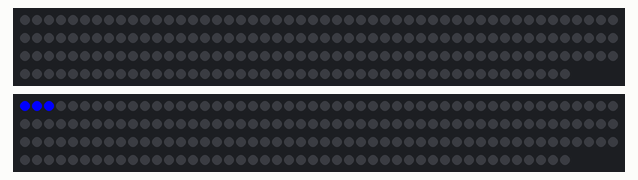
A program run on a simulated ESP8266 (NodeMCU). Parts: 2 × 196 RGB LEDs in strip order, left to right, continuing on the next row. Dim RGB values are drawn brighter than linear; random numbers use the default seed unless the program sets one; not simulated (calls return 0 or success): wifi_creds.hpp.

Above: at 0.1 s.
At 4.95 s:
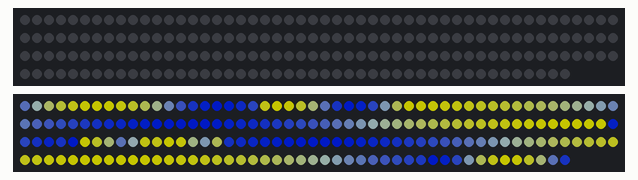
At 9.84 s:
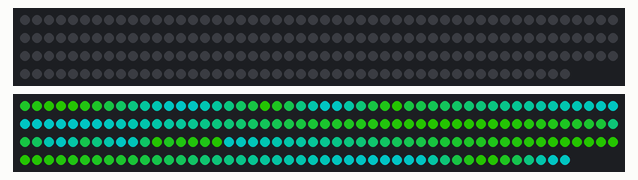
At 19.93 s:
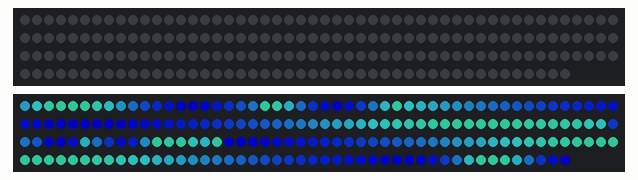
At 29.71 s:
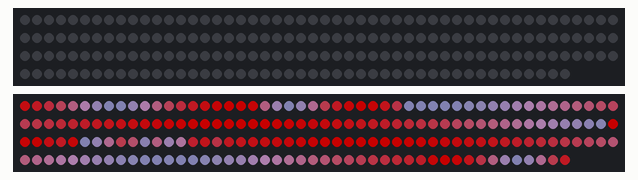
At 39.8 s:
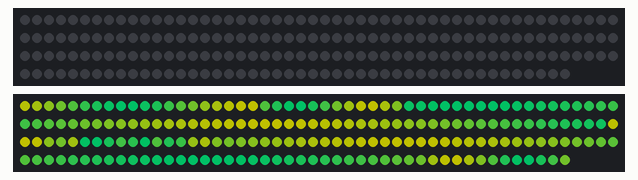

The program:

main.cpp
```cpp
#include "led_constants.hpp"
#include "led_strip.hpp"
#include "shield_crest.hpp"
#include "wifi_creds.hpp"

#include "FastLED.h"

#include <NeoPixelBus.h>

const uint8_t dummyVal = 2; // Output pin, but ignored for Esp8266
NeoPixelBus<NeoGrbFeature, NeoEsp8266Uart1Ws2812xMethod> strip(NUM_LEDS, dummyVal);

// #include <ESP8266WiFi.h>
// #include <ESPAsyncTCP.h>
// #include <ESPAsyncWebServer.h>
// #include <ArduinoOTA.h>

// AsyncWebServer server(80);

// void notFound(AsyncWebServerRequest* request)
// {
//     request->send(404, "text/plain", "Not found");
// }

void setup()
{
    strip.Begin();
    strip.Show();

    // TODO: Add mDNS, I'm too lazy to remember IP-addresses
    // WiFi.begin(SSID_HOME, SSID_PASS);
    // if (WiFi.waitForConnectResult() != WL_CONNECTED)
    // {
    //     // Fails after 60s. TODO: Create a warning blink.
    // }
    // else
    // {
    //     // Create a "Connected blink."
    // }

    // server.on("/", HTTP_GET,
    //           [](AsyncWebServerRequest* request) { request->send(200, "text/plain", "Hello, ESP-01 is online!"); });
    // server.onNotFound(notFound);
    // server.begin();

    // TODO: find something for this. Get webserver online, read NTP
    random16_set_seed(12345);
}

void loop()
{
    ShieldCrest zelda_shield{};
    while (1)
    {
        zelda_shield.Display();
        // TODO: add webserver, add OTA
    }
}
```

crest_mapping.cpp
```cpp
#include "crest_mapping.hpp"

MappedPart::MappedPart(CrestParts crest_part, uint8_t&& start_led, uint8_t&& end_led)
    : part{crest_part}, start_range{start_led}, end_range{end_led}
{
}

MappedShield::MappedShield()
{
    // Exact mapping of the LEDs to the parts on the shield. The entire thing contains 196 LEDs.
    // TODO: This should be doable in some constexpr way.
    PartsList[CrestParts::CentreBody] = MappedPart{CrestParts::CentreBody, 0U, 19U};
    PartsList[CrestParts::LeftClaw] = MappedPart{CrestParts::LeftClaw, 20U, 31U};
    PartsList[CrestParts::LeftWing] = MappedPart{CrestParts::LeftWing, 32U, 98U};
    PartsList[CrestParts::LeftTriangle] = MappedPart{CrestParts::LeftTriangle, 99U, 104U};
    PartsList[CrestParts::TopTriangle] = MappedPart{CrestParts::TopTriangle, 105U, 110U};
    PartsList[CrestParts::RightTriangle] = MappedPart{CrestParts::RightTriangle, 111U, 116U};
    PartsList[CrestParts::RightWing] = MappedPart{CrestParts::RightWing, 117U, 183U};
    PartsList[CrestParts::RightClaw] = MappedPart{CrestParts::RightClaw, 184U, 195U};
    PartsList[CrestParts::All] = MappedPart{CrestParts::All, 0U, 195U};
}

const MappedPart& MappedShield::getPart(CrestParts part) const
{
    return this->PartsList[part];
}
```

crest_mapping.hpp
```cpp
#pragma once

#include <Arduino.h>

//! @brief Collection of the different parts of the crest.
enum CrestParts
{
    TopTriangle,
    LeftTriangle,
    RightTriangle,
    LeftWing,
    RightWing,
    CentreBody,
    LeftClaw,
    RightClaw,
    All
};

//! @brief Representation for a single part of the crest. Each part has a start and end index for the LEDs.
struct MappedPart
{
    CrestParts part{};
    uint8_t start_range{};
    uint8_t end_range{};

    MappedPart(CrestParts crest_part, uint8_t&& start_led, uint8_t&& end_led);
    MappedPart(){};
};

//! @brief Representation of the crest based with its different parts.
struct MappedShield
{
    MappedPart PartsList[9U];
    MappedShield();

    const MappedPart& getPart(CrestParts part) const;
};
```

led_constants.hpp
```cpp
#pragma once

#include <Arduino.h>

constexpr uint8_t NUM_LEDS{196U}; // Change this to match the count on the LED strip.
constexpr uint8_t LED_PIN{2U};    // Pin for the data line. Do not forget ~330Ω resistor.

// A bit of math. I'll assume the compiler optimizes most of it away.
constexpr uint32_t MAX_CURRENT_LED{60U};                          // 20mA per color.
constexpr uint32_t MAX_CURRENT_DRAWN{NUM_LEDS * MAX_CURRENT_LED}; //~12.000 mA.

//! @warning Do not exceed the current of the power supply.
constexpr uint32_t MAX_CURRENT_SUPPLY{2300U}; // 2.5A minus a small buffer. Don't forget the ESP-01 also needs power.

constexpr uint32_t MAX_LED_LVL{255u};
constexpr uint32_t LED_COLORS{3U};
constexpr uint32_t MAX_LED_LEVELS{NUM_LEDS * MAX_LED_LVL * LED_COLORS}; // 151.470

constexpr double LVLS_PER_MILLI_AMP{static_cast<double>(MAX_LED_LEVELS) / static_cast<double>(MAX_CURRENT_DRAWN)};
constexpr double MAX_AVAIL_LVLS{static_cast<double>(LVLS_PER_MILLI_AMP) * static_cast<double>(MAX_CURRENT_SUPPLY)};
```

led_strip.cpp
```cpp
#include "led_strip.hpp"
#include "led_constants.hpp"

#include <NeoPixelBus.h>

LedStrip::LedStrip(uint8_t led_count) : num_leds{led_count}, new_actual_strip{NUM_LEDS, 0U} // 0U is ignored on ESP8266
{
    rgb_list = new Neopixel[led_count]; //! Publicly available for modification.
}

uint8_t LedStrip::getLedCount()
{
    return num_leds;
}

void LedStrip::clampStrip()
{
    // Accumulate all color levels and normalize against a maximum value.
    uint32_t totalColorLevel{0U};

    for (uint8_t led_index{0U}; led_index < num_leds; led_index++)
    {
        auto& curr_led{rgb_list[led_index]};

        totalColorLevel += curr_led.red;
        totalColorLevel += curr_led.green;
        totalColorLevel += curr_led.blue;
    }

    // Only adjust if threshold is exceeded, otherwise just leave as is.
    if (totalColorLevel <= MAX_AVAIL_LVLS)
    {
        for (uint8_t led_index{0U}; led_index < num_leds; led_index++)
        {
            // Never save the normalized values to the Neopixel list, otherwise repeated normalizations will keep
            // dimming any unmodified LEDs.
            const auto& curr_led{rgb_list[led_index]};
            new_actual_strip.SetPixelColor(led_index, {curr_led.red, curr_led.green, curr_led.blue});
        }
        return;
    }

    // Normalize all LEDs so their total is brought back below the max.
    const double ratio{MAX_AVAIL_LVLS / static_cast<double>(totalColorLevel)};
    uint32_t backupCounter{0U};
    const auto normalize{[&ratio, &backupCounter](uint8_t& led_color) {
        led_color = static_cast<uint8_t>(static_cast<double>(led_color) * ratio);
        backupCounter += led_color;
    }};

    for (uint8_t led_index{0U}; led_index < num_leds; led_index++)
    {
        // Never save the normalized values to the Neopixel list, otherwise repeated normalizations will keep dimming
        // any unmodified LEDs.
        auto curr_led{rgb_list[led_index]};
        // TODO: This can now be done with the *-operator on the entire struct.
        normalize(curr_led.red);
        normalize(curr_led.green);
        normalize(curr_led.blue);

        // NeoPixelbus implementation
        new_actual_strip.SetPixelColor(led_index, {curr_led.red, curr_led.green, curr_led.blue});
    }

    // This should never trigger, but I also don't want to risk a blown power supply because of a simple mistake.
    if (backupCounter > MAX_AVAIL_LVLS)
    {
        // Something went horribly wrong.
        for (uint8_t led_index{0U}; led_index < num_leds; led_index++)
        {
            auto curr_led{rgb_list[led_index]};

            // Color every third LED red as a warning.
            curr_led.red = (led_index % 3U == 0U) ? 10U : 0U;
            curr_led.green = 0U;
            curr_led.blue = 0U;
        }
    }
}

void LedStrip::Show()
{
    clampStrip();
    new_actual_strip.Show();
    // FastLED.show();
}

void LedStrip::Clear(uint8_t start, uint8_t end, bool show)
{
    // for (uint8_t led_index{start}; led_index <= end; led_index++)
    // {
    //     auto& led{rgb_list[led_index]};
    //     led.red = 0U;
    //     led.green = 0U;
    //     led.blue = 0U;
    // }

    // TODO: Clear the range, not everything.
    new_actual_strip.ClearTo({0, 0, 0});
    if (show)
    {
        new_actual_strip.Show();
    }
    // FastLED.clear(show);
}

void LedStrip::Clear(MappedPart part, bool show)
{
    this->Clear(part.start_range, part.end_range, show);
}

void LedStrip::Clear(bool show)
{
    this->Clear(0U, this->num_leds - 1U, show);
}
```

led_strip.hpp
```cpp
#pragma once

#include "FastLED.h"
#include "crest_mapping.hpp"
#include <Arduino.h>

#include <NeoPixelBus.h>

//! @brief  Basic struct with color levels for a single LED.
struct Neopixel
{
    constexpr Neopixel(uint8_t r, uint8_t g, uint8_t b) : red{r}, green{g}, blue{b} {};
    constexpr Neopixel(){};
    uint8_t red{0U};
    uint8_t green{0U};
    uint8_t blue{0U};

    // FIXME: all the implicit type conversions here.
    Neopixel operator*(double fraction) const
    {
        uint8_t red = constrain(this->red * fraction, 0, 255U);
        uint8_t green = constrain(this->green * fraction, 0, 255U);
        uint8_t blue = constrain(this->blue * fraction, 0, 255U);
        return {red, green, blue};
    }

    Neopixel operator+(const Neopixel& other) const
    {

        uint8_t red = constrain(this->red + other.red, 0, 255U);
        uint8_t green = constrain(this->green + other.green, 0, 255U);
        uint8_t blue = constrain(this->blue + other.blue, 0, 255U);
        return {red, green, blue};
    }

    bool operator==(const Neopixel& other) const
    {

        return (red == other.red) && (green == other.green) && (blue == other.blue);
    }
};

//! @brief   Abstraction for controlling an LED-strip
class LedStrip
{
  private:
    const uint8_t num_leds;
    NeoPixelBus<NeoGrbFeature, NeoEsp8266Uart1Ws2812xMethod> new_actual_strip;

    //! @brief Normalize the entire LED-strip so their combined output won't blow up the power supply.
    void clampStrip();

  public:
    //! @brief Constructor
    //! @param[in]  led_count   Number of LEDs on the LED strip.
    LedStrip(uint8_t led_count);

    uint8_t getLedCount();

    //! @brief This array can be modified for visual effects. It will be copied to the inner actual_led_strip on a
    //!        Show(). This is mostly a wrapper for CRGB, to prevent unclamped Show() of the Ledstrips.
    Neopixel* rgb_list;

    //! @brief Light all LEDs according to their latest settings. Their values will be limited by the maximum available
    //!        power from the supply.
    void Show();

    //! @brief Clear some or all LED values.
    //! @param[in]  show  Blacks out de LEDs if true. Otherwise only only wipes the values, but won't show the changes.
    void Clear(bool show = false);                             //! Clear all values
    void Clear(uint8_t start, uint8_t end, bool show = false); //! Clear a specific range, including end
    void Clear(MappedPart part, bool show = false);            //! Clear a specific part
};
```

pattern.hpp
```cpp
#pragma once

#include "crest_mapping.hpp"
#include "led_strip.hpp"
#include <Arduino.h>

// Global reference of colors for the patterns to use.
namespace NeoColor
{
constexpr uint8_t maxLedIntensity{100U}; // FIXME: Temp, so I don't blind myself during testing.
constexpr Neopixel red{maxLedIntensity, 0U, 0U};
constexpr Neopixel green{0U, maxLedIntensity, 0U};
constexpr Neopixel blue{0U, 0U, maxLedIntensity};
constexpr Neopixel cyan{0U, maxLedIntensity, maxLedIntensity};
constexpr Neopixel magenta{maxLedIntensity, 0U, maxLedIntensity};
constexpr Neopixel yellow{maxLedIntensity, maxLedIntensity, 0U};
constexpr Neopixel ColorList[]{red, green, blue, cyan, magenta, yellow}; //! R,G,B,C,M,Y
} // namespace NeoColor

//! @brief Abstract base class to write some pretty color-patterns
class Pattern
{
  protected:
    uint8_t speed{100U};
    MappedShield shield{}; //! Not required for all patterns. Just for ease of access.
    LedStrip& led_strip;
    const uint8_t num_leds;

  public:
    Pattern(LedStrip& leds);
    virtual ~Pattern(){};

    //! @brief Initialize the pattern. Can be used to give the pattern a startup sequence before continuing via a loop.
    virtual void Init() = 0;

    //! @brief Play the pattern.
    virtual void Play() = 0;

    //! @brief Change the speed of the pattern.
    //! @param[in]  speed  Play speed of the pattern. 100 is default speed, 100%. 200 is double speed.
    virtual void SetSpeed(uint8_t speed);
};

class SmoothRainbow : public Pattern
{
  private:
    enum class ColorTransition
    {
        A,
        B,
        None
    };

    static constexpr uint16_t cycleSize{1000U}; //! Max length of the main cycle.
    uint16_t currCycleStep{0U};                 //! Tracks progression on the main cycle.
    static constexpr uint16_t stepSize{5U};     //! Increment size of currCycleStep

    Neopixel colorA{}, colorB{}, nextColor{}, transitionColor{};
    bool aSwitched{false}, bSwitched{false};
    ColorTransition switchingColor{ColorTransition::None};
    uint16_t switchProgression{0U};

    //! @brief            Set a specific part of the crest to rainbow colors. All parts run on the same cycle.
    //! @param[in]  part  Part of the crest to set the LED colors for.
    void setRainbowPart(CrestParts part);

    Neopixel getTransitionColor();
    void setRainbowTriangle();

  public:
    SmoothRainbow(LedStrip& leds);

    //! @brief Initialize the pattern.
    void Init() override;

    //! @brief Plays a smooth moving rainbow color.
    void Play() override;
};

class DemoPattern : public Pattern
{
  public:
    DemoPattern(LedStrip& leds);

    //! @brief Initialize the pattern.
    void Init() override;

    //! @brief Plays a smooth moving rainbow color.
    void Play() override;
};
```

shield_crest.cpp
```cpp
#include "shield_crest.hpp"
#include "led_constants.hpp"

#include "FastLED.h"

ShieldCrest::ShieldCrest() : led_strip{LedStrip{NUM_LEDS}}
{
    // Boot visuals to detect resets of the code.
    led_strip.rgb_list[0] = {0U, 0U, 255U};
    led_strip.rgb_list[1] = {0U, 0U, 255U};
    led_strip.rgb_list[2] = {0U, 0U, 255U};
    led_strip.Show();
    delay(500);

    led_strip.Clear(true);

    currPattern = new SmoothRainbow{led_strip};
    // currPattern = new DemoPattern{led_strip};
}

void ShieldCrest::Display()
{
    if (runInit)
    {
        currPattern->Init();
        runInit = false;
    }
    currPattern->Play();
}

void ShieldCrest::addPattern(Pattern* newPattern)
{
    // Nothing for now. Maybe this is not the best approach. The runtime doesn't need to be that dynamic.
}
```

shield_crest.hpp
```cpp
#include "led_strip.hpp"
#include "pattern.hpp"
#include <Arduino.h>

//! @brief Representation of the main class to control the hardware of the shield crest
class ShieldCrest
{
  public:
    ShieldCrest();

    //! @brief Adds a new pattern to the collection.
    // TODO: Should probably use some static storage for these patterns instead of dynamic.
    void addPattern(Pattern* newPattern);

    //! @brief Main function to run the lighting. Displays the current Pattern.
    void Display();

  private:
    // stuff we need:
    // List of patterns. Should be (kinda) dynamic... linked list?
    LedStrip led_strip;
    Pattern* currPattern; //! Storage for a single pattern. Will be played through Display.
    bool runInit{true};
};
```

Source omitted: pattern.cpp (9413 bytes)
